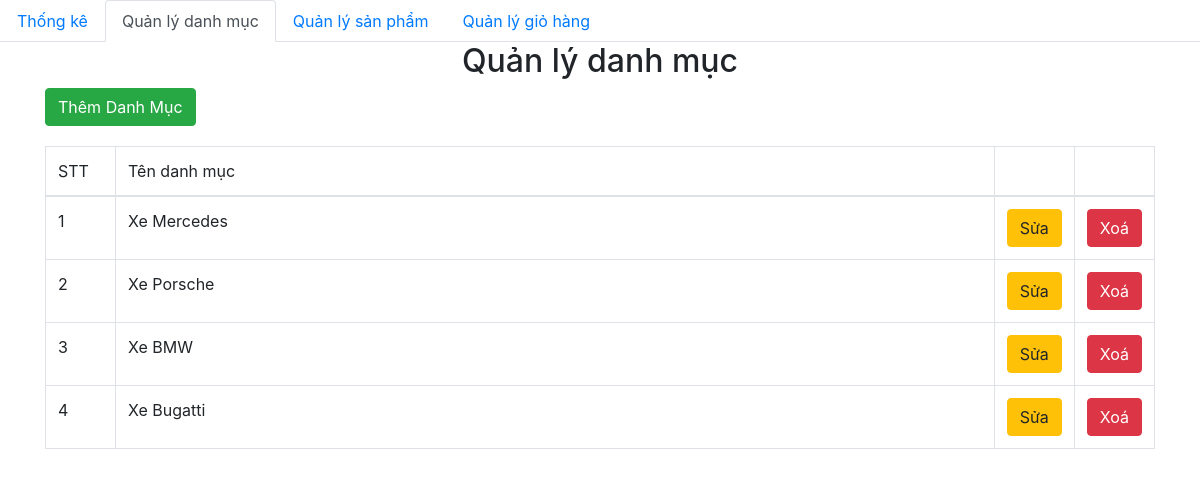
The app's page /admin/category/index.php, older data.
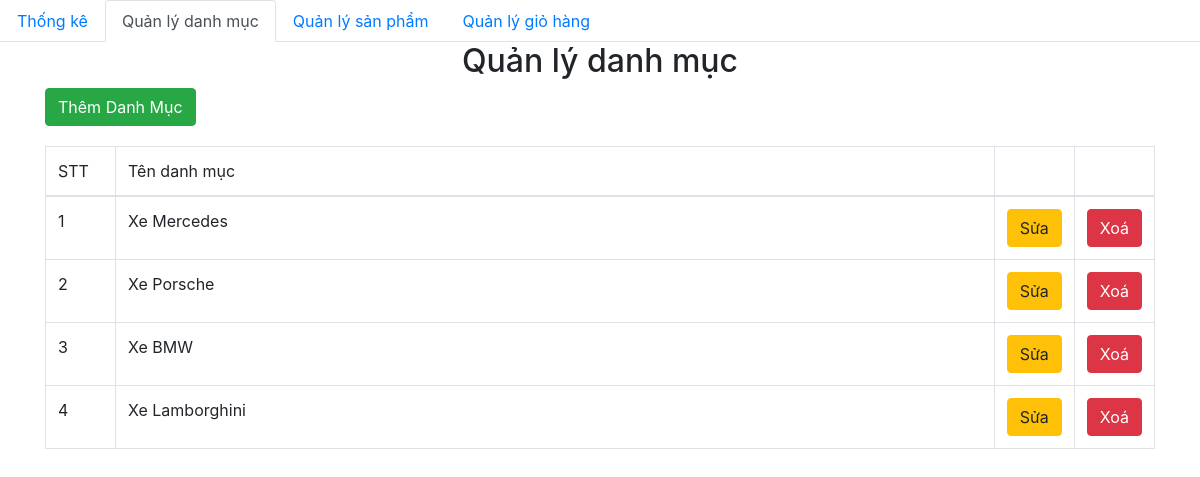
The same page, newer data.
### tables this page shows
CREATE TABLE `category` (
  `id` int(11) NOT NULL AUTO_INCREMENT,
  `name` varchar(50) NOT NULL,
  `created_at` datetime DEFAULT NULL,
  `updated_at` datetime DEFAULT NULL,
  `image` varchar(255) DEFAULT NULL,
  PRIMARY KEY (`id`)
);

### admin/database/dbhelper.php (called while the page is built, shortened)
<?php
function executeResult($sql)
{
	$con = mysqli_connect(HOST, USERNAME, PASSWORD, DATABASE);
	$result = mysqli_query($con, $sql);
	$data   = [];
	while ($row = mysqli_fetch_array($result, 1)) {
		$data[] = $row;
	}
	return $data;
}

### admin/category/index.php (the view, shortened to what this page needs)
<?php
require_once('../database/dbhelper.php');
?>
<!DOCTYPE html>
<html>
<head>
    <link rel="stylesheet" href="https://maxcdn.bootstrapcdn.com/bootstrap/4.4.1/css/bootstrap.min.css">
</head>
<body>
    <ul class="nav nav-tabs">
    <li class="nav-item">
            <a class="nav-link" href="../index.php">Thống kê</a>
        </li>
        <li class="nav-item">
            <a class="nav-link active" href="../category/">Quản lý danh mục</a>
        </li>
        <li class="nav-item">
            <a class="nav-link" href="../product/">Quản lý sản phẩm</a>
        </li>
        <li class="nav-item">
            <a class="nav-link" href="../dashboard.php">Quản lý giỏ hàng</a>
        </li>
    </ul>
    <div class="container">
        <div class="panel panel-primary">
            <div class="panel-heading">
                <h2 class="text-center">Quản lý danh mục</h2>
            </div>
            <a href="add.php">
                <button class=" btn btn-success" style="margin-bottom:20px">Thêm Danh Mục</button>
            </a>
            <table class="table table-bordered table-hover">
                <thead>
                    <tr>
                        <td width="70px">STT</td>
                        <td>Tên danh mục</td>
                        <td width="50px"></td>
                        <td width="50px"></td>
                    </tr>
                </thead>
                <tbody>
                    <?php
                    $sql = 'select * from category';
                    $categoryList = executeResult($sql);
                    $index = 1;
                    foreach ($categoryList as $item) {
                        echo '  <tr>
                    <td>' . ($index++) . '</td>
                    <td>' . $item['name'] . '</td>
                    <td>
                        <a href="add.php?id=' . $item['id'] . '">
                            <button class=" btn btn-warning">Sửa</button>
                        </a>
                    </td>
                    <td>
                    <button class="btn btn-danger" onclick="deleteCategory('.$item['id'].')">Xoá</button>
                    </td>
                </tr>';
                    }
                    ?>
                </tbody>
            </table>
        </div>
    </div>
</body>
</html>

Row changes from the older to the newer data that the page shows:
changed category: name "Xe Bugatti" → "Xe Lamborghini"
